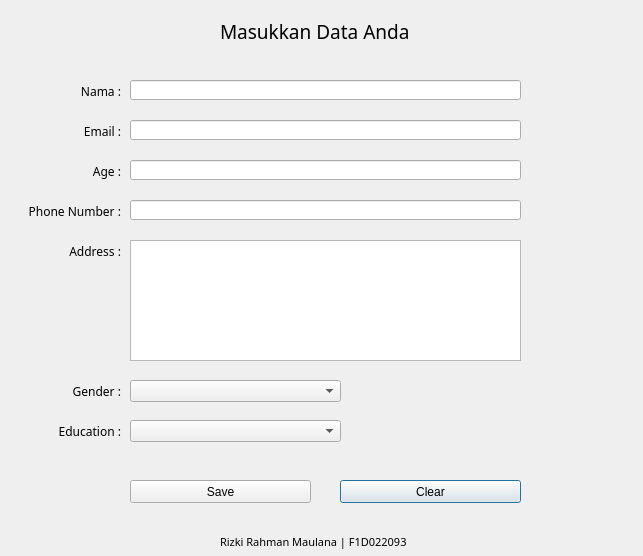
<?xml version="1.0" encoding="UTF-8"?>
<ui version="4.0">
 <class>Dialog</class>
 <widget class="QDialog" name="Dialog">
  <property name="geometry">
   <rect>
    <x>0</x>
    <y>0</y>
    <width>643</width>
    <height>556</height>
   </rect>
  </property>
  <property name="windowTitle">
   <string>Dialog</string>
  </property>
  <widget class="QLabel" name="label">
   <property name="geometry">
    <rect>
     <x>220</x>
     <y>20</y>
     <width>202</width>
     <height>23</height>
    </rect>
   </property>
   <property name="font">
    <font>
     <family>Montserrat</family>
     <pointsize>14</pointsize>
    </font>
   </property>
   <property name="text">
    <string>Masukkan Data Anda</string>
   </property>
  </widget>
  <widget class="QLabel" name="label_2">
   <property name="geometry">
    <rect>
     <x>70</x>
     <y>80</y>
     <width>51</width>
     <height>23</height>
    </rect>
   </property>
   <property name="font">
    <font>
     <family>Montserrat</family>
     <pointsize>9</pointsize>
    </font>
   </property>
   <property name="text">
    <string>Nama :</string>
   </property>
   <property name="alignment">
    <set>Qt::AlignRight|Qt::AlignTrailing|Qt::AlignVCenter</set>
   </property>
  </widget>
  <widget class="QLabel" name="label_3">
   <property name="geometry">
    <rect>
     <x>70</x>
     <y>120</y>
     <width>51</width>
     <height>23</height>
    </rect>
   </property>
   <property name="font">
    <font>
     <family>Montserrat</family>
     <pointsize>9</pointsize>
    </font>
   </property>
   <property name="layoutDirection">
    <enum>Qt::LeftToRight</enum>
   </property>
   <property name="text">
    <string>Email :</string>
   </property>
   <property name="alignment">
    <set>Qt::AlignRight|Qt::AlignTrailing|Qt::AlignVCenter</set>
   </property>
  </widget>
  <widget class="QLabel" name="label_4">
   <property name="geometry">
    <rect>
     <x>70</x>
     <y>160</y>
     <width>51</width>
     <height>23</height>
    </rect>
   </property>
   <property name="font">
    <font>
     <family>Montserrat</family>
     <pointsize>9</pointsize>
    </font>
   </property>
   <property name="layoutDirection">
    <enum>Qt::LeftToRight</enum>
   </property>
   <property name="text">
    <string>Age :</string>
   </property>
   <property name="alignment">
    <set>Qt::AlignRight|Qt::AlignTrailing|Qt::AlignVCenter</set>
   </property>
  </widget>
  <widget class="QLabel" name="label_5">
   <property name="geometry">
    <rect>
     <x>20</x>
     <y>200</y>
     <width>101</width>
     <height>23</height>
    </rect>
   </property>
   <property name="font">
    <font>
     <family>Montserrat</family>
     <pointsize>9</pointsize>
    </font>
   </property>
   <property name="layoutDirection">
    <enum>Qt::LeftToRight</enum>
   </property>
   <property name="text">
    <string>Phone Number :</string>
   </property>
   <property name="alignment">
    <set>Qt::AlignRight|Qt::AlignTrailing|Qt::AlignVCenter</set>
   </property>
  </widget>
  <widget class="QLabel" name="label_6">
   <property name="geometry">
    <rect>
     <x>20</x>
     <y>240</y>
     <width>101</width>
     <height>23</height>
    </rect>
   </property>
   <property name="font">
    <font>
     <family>Montserrat</family>
     <pointsize>9</pointsize>
    </font>
   </property>
   <property name="layoutDirection">
    <enum>Qt::LeftToRight</enum>
   </property>
   <property name="text">
    <string>Address :</string>
   </property>
   <property name="alignment">
    <set>Qt::AlignRight|Qt::AlignTrailing|Qt::AlignVCenter</set>
   </property>
  </widget>
  <widget class="QLineEdit" name="lineEdit">
   <property name="geometry">
    <rect>
     <x>130</x>
     <y>120</y>
     <width>391</width>
     <height>20</height>
    </rect>
   </property>
   <property name="text">
    <string/>
   </property>
  </widget>
  <widget class="QLineEdit" name="lineEdit_2">
   <property name="geometry">
    <rect>
     <x>130</x>
     <y>80</y>
     <width>391</width>
     <height>20</height>
    </rect>
   </property>
   <property name="text">
    <string/>
   </property>
  </widget>
  <widget class="QLineEdit" name="lineEdit_3">
   <property name="geometry">
    <rect>
     <x>130</x>
     <y>160</y>
     <width>391</width>
     <height>20</height>
    </rect>
   </property>
   <property name="text">
    <string/>
   </property>
  </widget>
  <widget class="QLineEdit" name="lineEdit_4">
   <property name="geometry">
    <rect>
     <x>130</x>
     <y>200</y>
     <width>391</width>
     <height>20</height>
    </rect>
   </property>
   <property name="text">
    <string/>
   </property>
  </widget>
  <widget class="QPlainTextEdit" name="plainTextEdit">
   <property name="geometry">
    <rect>
     <x>130</x>
     <y>240</y>
     <width>391</width>
     <height>121</height>
    </rect>
   </property>
  </widget>
  <widget class="QLabel" name="label_7">
   <property name="geometry">
    <rect>
     <x>20</x>
     <y>380</y>
     <width>101</width>
     <height>23</height>
    </rect>
   </property>
   <property name="font">
    <font>
     <family>Montserrat</family>
     <pointsize>9</pointsize>
    </font>
   </property>
   <property name="layoutDirection">
    <enum>Qt::LeftToRight</enum>
   </property>
   <property name="text">
    <string>Gender :</string>
   </property>
   <property name="alignment">
    <set>Qt::AlignRight|Qt::AlignTrailing|Qt::AlignVCenter</set>
   </property>
  </widget>
  <widget class="QLabel" name="label_8">
   <property name="geometry">
    <rect>
     <x>20</x>
     <y>420</y>
     <width>101</width>
     <height>23</height>
    </rect>
   </property>
   <property name="font">
    <font>
     <family>Montserrat</family>
     <pointsize>9</pointsize>
    </font>
   </property>
   <property name="layoutDirection">
    <enum>Qt::LeftToRight</enum>
   </property>
   <property name="text">
    <string>Education :</string>
   </property>
   <property name="alignment">
    <set>Qt::AlignRight|Qt::AlignTrailing|Qt::AlignVCenter</set>
   </property>
  </widget>
  <widget class="QComboBox" name="comboBox">
   <property name="geometry">
    <rect>
     <x>130</x>
     <y>380</y>
     <width>211</width>
     <height>22</height>
    </rect>
   </property>
  </widget>
  <widget class="QComboBox" name="comboBox_2">
   <property name="geometry">
    <rect>
     <x>130</x>
     <y>420</y>
     <width>211</width>
     <height>22</height>
    </rect>
   </property>
  </widget>
  <widget class="QPushButton" name="pushButton_2">
   <property name="geometry">
    <rect>
     <x>340</x>
     <y>480</y>
     <width>181</width>
     <height>23</height>
    </rect>
   </property>
   <property name="text">
    <string>Clear</string>
   </property>
  </widget>
  <widget class="QPushButton" name="pushButton_3">
   <property name="geometry">
    <rect>
     <x>130</x>
     <y>480</y>
     <width>181</width>
     <height>23</height>
    </rect>
   </property>
   <property name="text">
    <string>Save</string>
   </property>
  </widget>
  <widget class="QLabel" name="label_9">
   <property name="geometry">
    <rect>
     <x>220</x>
     <y>530</y>
     <width>202</width>
     <height>23</height>
    </rect>
   </property>
   <property name="font">
    <font>
     <family>Montserrat</family>
     <pointsize>8</pointsize>
    </font>
   </property>
   <property name="text">
    <string>Rizki Rahman Maulana | F1D022093</string>
   </property>
   <property name="alignment">
    <set>Qt::AlignJustify|Qt::AlignVCenter</set>
   </property>
  </widget>
 </widget>
 <resources/>
 <connections/>
</ui>
